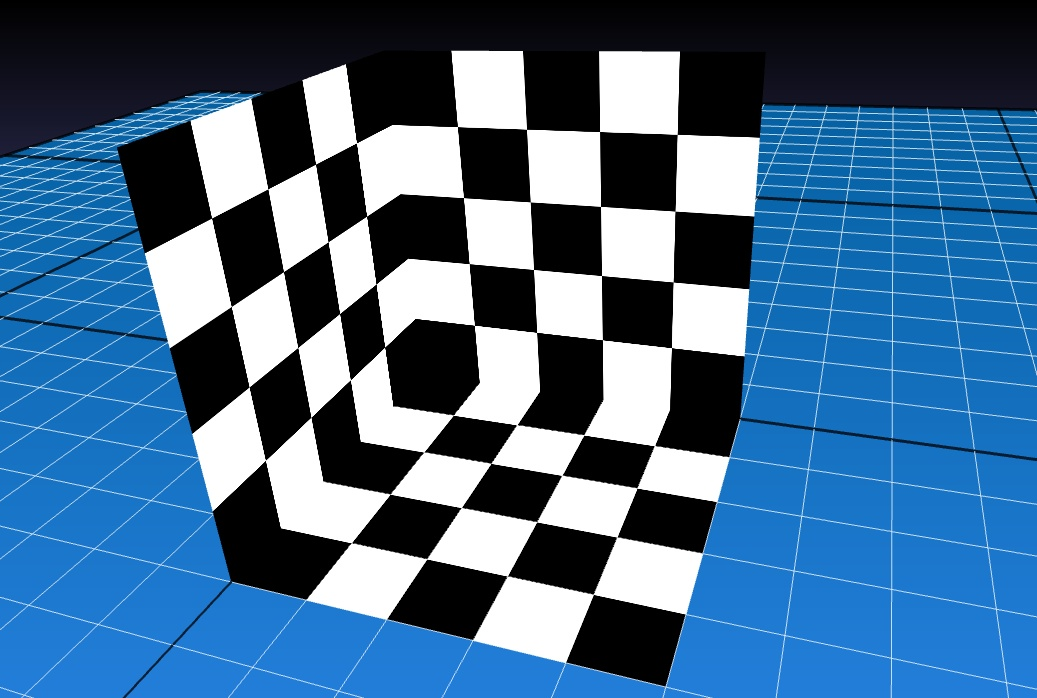
#> input picture HW4/toCalibrated.jpg, 1037 x 698 px, found by its file name
$ jupyter execute DEMO2_HW4-M11015Q03.ipynb
#> lines starting #> are read from the running program, lines starting #| are printed output that depends on the picture; after the words box and inside, x2 and y2 are one past the last pixel; in counts of white or black regions, pixels touching at a corner belong together
**NTUST course: Computer Vision and Applications (CI5336701, 2022 Spring)**

Description:

1. Write a program for determining the camera position from ONE given image and a known
structure. You may need to calculate the intrinsic and extrinsic parameters of the camera. No
lens distortion on this image. (choose your tools, ex. C++/C, openCV, Matlab).
2. In this image, there is one cube with 50 mm in length, width and height. The world coordinate
is on a corner and its x, y and z axes are on the edges as shown in the figure.

3. Please manually select 3 squares (rectangles, or known but non-degenerated shapes), then
determine their homography from them (real-dimension to image domain). Based on Zhang’s
method (or IAC), please calculate the intrinsic parameter of the camera.
4. In this assignment, there is NO need to read this image or detect features in your program. You
can use an image editor tool (ex. photoshop, XnView) for picking out the pixel coordinate
then copy text into your program.
5. Deliverable: There are three types of data you should provide:
1) Source code in C++/C or Matlab (or similar program with simple comment), being able to
print out intrinsic parameter.
2) (Optional) Execution file (.exe), if appliable.
3) One page note for showing the points you select in this image.
Please zip all your files, then upload to moodle2 (https://moodle2.ntust.edu.tw/) by due date.
6. Score evaluation:
1. 100% for determining K correctly.
2. Extra 25% bonus for calculating the camera position (relative to world coordinate).
Hint: Camera Position and Ground Truth (for your reference):

Page 2 of 2

The following data are not used in your homework#4. These are ONLY for verifying your result. Please
do NOT use any of these data in your program.
K matrix
892.613403 0.000000 518.500000
0.000000 892.613403 349.000000
0.000000 0.000000 1.000000
RT matrix
-0.346738 0.936377 -0.054507 -15.420745
0.447104 0.113917 -0.887199 4.205203
-0.824543 -0.331996 -0.458157 142.994766

# Ref Answer:
K matrix
892.613403, 0.000000, 518.500000
0.000000, 892.613403, 349.000000
0.000000, 0.000000, 1.000000

RT matrix
-0.346738 0.936377 -0.054507 -15.420745
0.447104 0.113917 -0.887199 4.205203
-0.824543 -0.331996 -0.458157 142.994766

# 讀取來源圖檔集

[cell 1]
from google.colab.patches import cv2_imshow
import numpy as np
import cv2
from google.colab import drive
drive.mount('/content/drive')
Hw4_Image_Ori_Path = '/content/drive/MyDrive/Course/11002/Computer Vision/HW4/toCalibrated.jpg'
Hw4_Image_Result_Path = "/content/drive/MyDrive/Course/11002/Computer Vision/HW4/M11015Q03.jpg"
Ori_Imgae = cv2.imread(Hw4_Image_Ori_Path)
#> Ori_Imgae is the input picture: shape (698, 1037, 3); mean B, G, R 141, 106.6, 68.4
cv2_imshow(Ori_Imgae)

[cell 2]
Shape_Coner = [[0.,0.],[0.,30.],[30.,30.],[30.,0.]]
Coner_Left = [[213.,219.],[266.,460.],[385.,348.],[357.,145.]]
Coner_Right = [[459.,130.],[476.,326.],[673.,351.],[678.,137.]]
Coner_Bottom = [[455.,419.],[354.,544.],[595.,597.],[656.,448.]]

# [4 lines of commented-out code are left out]

[cell 3]
Coner_Left = [[213,219],[266,460],[385,348],[357,145]]
Coner_Right = [[459,130],[476,326],[673,351],[678,137]]
Coner_Bottom = [[455,419],[354,544],[595,597],[656,448]]

# Center coordinates

# Radius of circle
radius = 2

# Blue color in BGR
color = (0, 0, 255)

# Line thickness of 2 px
thickness = 2

# Using cv2.circle() method
# Draw a circle with blue line borders of thickness of 2 px
#Circle_image = cv2.circle(Ori_Imgae, Coner_Left, radius, color, thickness)
Circle_image = Ori_Imgae
index = 0
for point in Coner_Left:
    Circle_image = cv2.circle(Ori_Imgae, tuple(point), radius, color, thickness)
    cv2.putText(Circle_image, str(index), tuple(point), cv2.FONT_HERSHEY_SIMPLEX,1, color, 1, cv2.LINE_AA)
    index+=1
#> Circle_image: shape (698, 1037, 3); mean B, G, R 141, 106.5, 68.4
#> after the loop, index = 4

for point in Coner_Right:
    Circle_image = cv2.circle(Ori_Imgae, tuple(point), radius, color, thickness)
    cv2.putText(Circle_image, str(index), tuple(point), cv2.FONT_HERSHEY_SIMPLEX,1, color, 1, cv2.LINE_AA)
    index+=1
#> this loop made 4 passes
#> pass 2, `Circle_image = cv2.circle(Ori_Imgae, tuple(point), radius, color, thic..`:
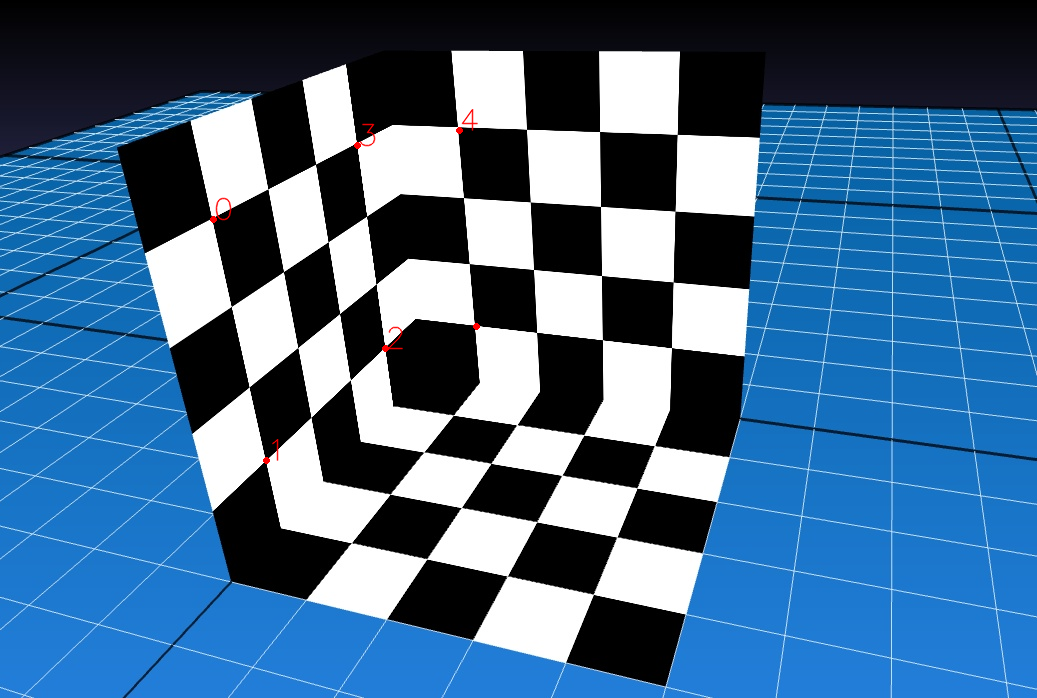
#> Circle_image: shape (698, 1037, 3); mean B, G, R 140.9, 106.5, 68.5
#> after the loop: Circle_image: shape (698, 1037, 3); mean B, G, R 140.9, 106.4, 68.5
#> after the loop, index = 8

for point in Coner_Bottom:
    Circle_image = cv2.circle(Ori_Imgae, tuple(point), radius, color, thickness)
    cv2.putText(Circle_image, str(index), tuple(point), cv2.FONT_HERSHEY_SIMPLEX,1, color, 1, cv2.LINE_AA)
    index+=1
#> this loop made 4 passes
#> pass 3, `Circle_image = cv2.circle(Ori_Imgae, tuple(point), radius, color, thic..`:
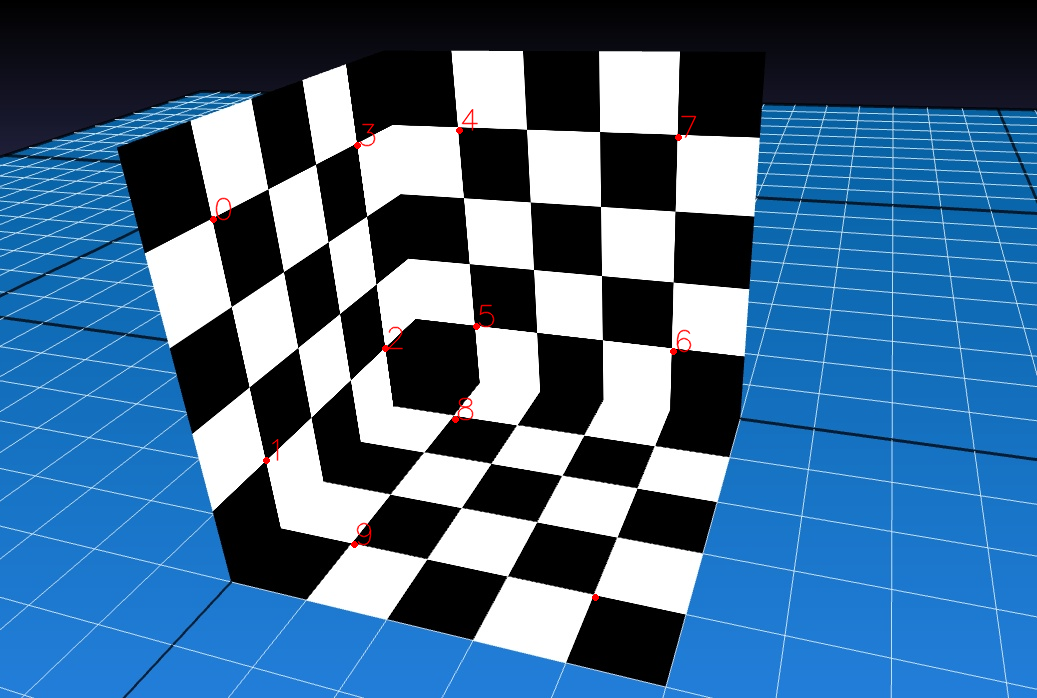
#> Circle_image: shape (698, 1037, 3); mean B, G, R 140.8, 106.4, 68.6
#> after the loop:
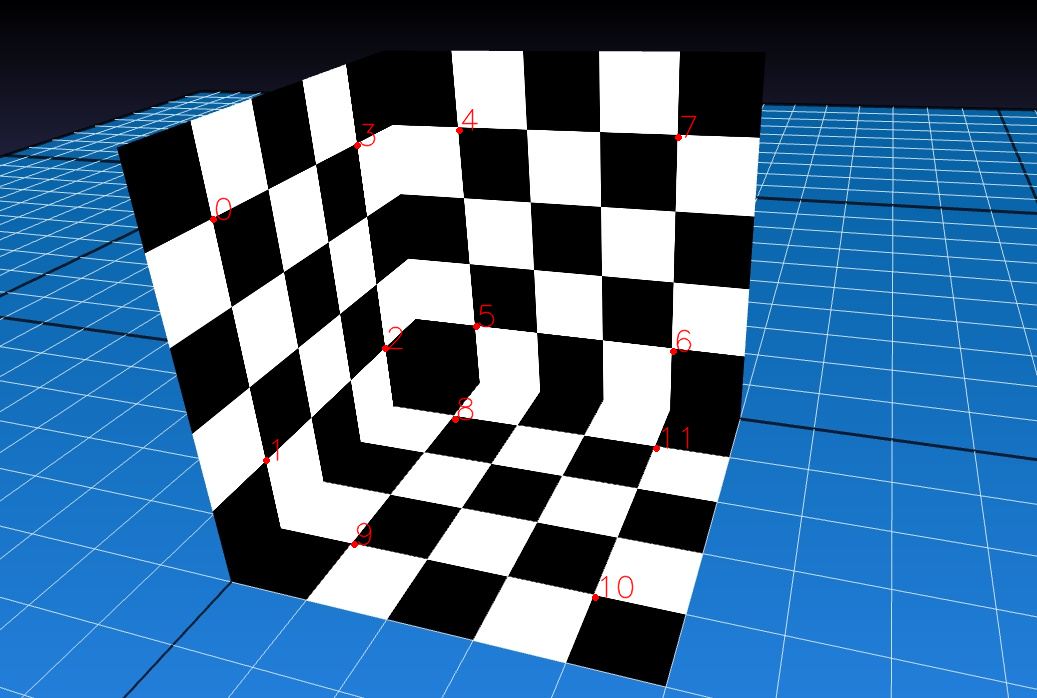
#> Circle_image: shape (698, 1037, 3); 0.06% of pixels changed, all inside (x1, y1, x2, y2) = (601, 427, 689, 599)
#> after the loop, index = 12

# Displaying the image
cv2_imshow(Circle_image)

[cell 4]
def CalCv2Homography(x, xp):
    #透過 OpenCV 計算 Homography 矩陣數值
    #x' = H * X
    HomoMatrix, _ = cv2.findHomography(np.asarray(x), np.asarray(xp))
#> HomoMatrix = [[7.99, 3.07, 213], [-1.17, 10.29, 219], [0.00894, 0.0049, 1]]
    return HomoMatrix

[cell 5]
ha = CalCv2Homography(Shape_Coner,Coner_Left)
#> ha has the same summary as HomoMatrix in CalCv2Homography
hap = ha.T[0:2]
#> hap = [[7.99, -1.17, 0.00894], [3.07, 10.29, 0.0049]]
#hap = ha[0:2]
ha,hap
#> Out = ([[7.99, 3.07, 213], [-1.17, 10.29, 219], [0.00894, 0.0049, 1]], [[7.99, -1.17, 0.00894], [3.07, 10.29, 0.0049]])

[cell 6]
hb = CalCv2Homography(Shape_Coner,Coner_Right)
#> hb = [[5.11, 2.3, 459], [-0.209, 7.72, 130], [-0.00323, 0.00364, 1]]
hbp = hb.T[0:2]
#> hbp = [[5.11, -0.209, -0.00323], [2.3, 7.72, 0.00364]]
#hbp = hb[0:2]
hb,hbp
#> Out = ([[5.11, 2.3, 459], [-0.209, 7.72, 130], [-0.00323, 0.00364, 1]], [[5.11, -0.209, -0.00323], [2.3, 7.72, 0.00364]])

[cell 7]
hc = CalCv2Homography(Shape_Coner,Coner_Bottom)
#> hc = [[4.65, -5.6, 455], [-0.431, 0.727, 419], [-0.00312, -0.00632, 1]]
hcp = hc.T[0:2]
#> hcp = [[4.65, -0.431, -0.00312], [-5.6, 0.727, -0.00632]]
#hcp = hc[0:2]
hc, hcp
#> Out = ([[4.65, -5.6, 455], [-0.431, 0.727, 419], [-0.00312, -0.00632, 1]], [[4.65, -0.431, -0.00312], [-5.6, 0.727, -0.00632]])

[cell 8]
MergeMatirx = np.asarray([
[hap[0][0]*hap[1][0], (hap[0][0]*hap[1][1]+hap[0][1]*hap[1][0]), (hap[0][0]*hap[1][2]+hap[0][2]*hap[1][0]), hap[0][1]*hap[1][1], (hap[0][1]*hap[1][2]+hap[0][2]*hap[1][1]) , hap[0][2]*hap[1][2]],
[(hap[0][0]**2 - hap[1][0]**2), 2*(hap[0][0]*hap[0][1]-hap[1][0]*hap[1][1]), 2*(hap[0][0]*hap[0][2]-hap[1][0]*hap[1][2]), (hap[0][1]**2 - hap[1][1]**2), 2*(hap[0][1]*hap[0][2]-hap[1][1]*hap[1][2]) , (hap[0][2]**2-hap[1][2]**2)],
[hbp[0][0]*hbp[1][0], (hbp[0][0]*hbp[1][1]+hbp[0][1]*hbp[1][0]), (hbp[0][0]*hbp[1][2]+hbp[0][2]*hbp[1][0]), hbp[0][1]*hbp[1][1], (hbp[0][1]*hbp[1][2]+hbp[0][2]*hbp[1][1]) , hbp[0][2]*hbp[1][2]],
[(hbp[0][0]**2 - hbp[1][0]**2), 2*(hbp[0][0]*hbp[0][1]-hbp[1][0]*hbp[1][1]), 2*(hbp[0][0]*hbp[0][2]-hbp[1][0]*hbp[1][2]), (hbp[0][1]**2 - hbp[1][1]**2), 2*(hbp[0][1]*hbp[0][2]-hbp[1][1]*hbp[1][2]) , (hbp[0][2]**2-hbp[1][2]**2)],
[hcp[0][0]*hcp[1][0], (hcp[0][0]*hcp[1][1]+hcp[0][1]*hcp[1][0]), (hcp[0][0]*hcp[1][2]+hcp[0][2]*hcp[1][0]), hcp[0][1]*hcp[1][1], (hcp[0][1]*hcp[1][2]+hcp[0][2]*hcp[1][1]) , hcp[0][2]*hcp[1][2]],
[(hcp[0][0]**2 - hcp[1][0]**2), 2*(hcp[0][0]*hcp[0][1]-hcp[1][0]*hcp[1][1]), 2*(hcp[0][0]*hcp[0][2]-hcp[1][0]*hcp[1][2]), (hcp[0][1]**2 - hcp[1][1]**2), 2*(hcp[0][1]*hcp[0][2]-hcp[1][1]*hcp[1][2]) , (hcp[0][2]**2-hcp[1][2]**2)],
])
#> MergeMatirx = [[24.53, 78.62, 0.0666, -12.04, 0.0863, 4.38e-05], [54.46, -81.86, 0.113, -104.4, -0.122, 5.6e-05], [11.75, 38.97, 0.0112, -1.61, -0.0257, -1.18e-05], [20.83, -37.64, -0.0497, -59.56, -0.0549, -2.83e-06], [-26.08, 5.8, -0.0119, -0.314, 0.000457, 1.97e-05], [-9.76, 4.14, -0.0999, -0.343, 0.0119, -3.02e-05]]

[cell 9]
MergeMatirx
#> Out has the same summary as MergeMatirx

[cell 10]
u,s,v = np.linalg.svd(MergeMatirx)
#> u = [[0.219, 0.874, -0.0903, 0.116, -0.408, 0.011], [-0.86, 0.206, 0.073, 0.299, 0.0572, 0.346], [0.127, 0.407, 0.0361, -0.136, 0.893, 0.037], [-0.435, 0.134, -0.346, -0.543, -0.0421, -0.614], [0.0707, -0.102, -0.865, 0.465, 0.143, -0.00633], [0.0334, -0.0204, -0.343, -0.606, -0.103, 0.709]]; s = [165.4, 85.71, 25.87, 0.122, 0.064, 4.1e-07]; v = [[-0.31, 0.662, -0.000385, 0.682, 0.000874, -2.32e-07], [0.503, 0.723, 0.000964, -0.474, 0.000376, 5.05e-07], [0.807, -0.196, 0.00249, 0.557, -0.00012, -2.32e-07], [-0.00262, 4.75e-05, 1, -0.000668, -0.000413, 0.00043], [-0.000177, 0.000874, -0.000413, 0.000352, -1, -0.000299], [-9.33e-07, 1.56e-08, 0.00043, -9.19e-07, 0.000299, -1]]
v = v.T
#> v = [[-0.31, 0.503, 0.807, -0.00262, -0.000177, -9.33e-07], [0.662, 0.723, -0.196, 4.75e-05, 0.000874, 1.56e-08], [-0.000385, 0.000964, 0.00249, 1, -0.000413, 0.00043], [0.682, -0.474, 0.557, -0.000668, 0.000352, -9.19e-07], [0.000874, 0.000376, -0.00012, -0.000413, -1, 0.000299], [-2.32e-07, 5.05e-07, -2.32e-07, 0.00043, -0.000299, -1]]
#v = np.around(v, decimals=4)
v = np.around(v, decimals=6)
#> v = [[-0.31, 0.503, 0.807, -0.00262, -0.000177, -1e-06], [0.662, 0.723, -0.196, 4.7e-05, 0.000874, 0], [-0.000385, 0.000964, 0.00249, 1, -0.000413, 0.00043], [0.682, -0.474, 0.557, -0.000668, 0.000352, -1e-06], [0.000874, 0.000376, -0.00012, -0.000413, -1, 0.000299], [0, 1e-06, 0, 0.00043, -0.000299, -1]]
w = np.asarray([
[v[0][5],v[1][5],v[2][5]],
[v[1][5],v[3][5],v[4][5]],
[v[2][5],v[4][5],v[5][5]],
])
#> w = [[-1e-06, 0, 0.00043], [0, -1e-06, 0.000299], [0.00043, 0.000299, -1]]
v, w

[cell 11]
inw = np.linalg.inv(w)*(10**6)
#> inw = [[-1.25e+12, -1.77e+11, -592532165.5], [-1.77e+11, -1.12e+12, -412016552.3], [-592532165.5, -412016552.3, -1377981.8]]
normalizeByValue = inw[2][2]
#> normalizeByValue = -1377981.8
Old = inw
#> Old has the same summary as inw
inw = (inw / normalizeByValue)
#> inw = [[910599, 128570, 430], [128570, 815100, 299], [430, 299, 1]]
w, Old, inw, normalizeByValue

[cell 12]
import math

c = inw[0][2]
#> c = 430
e = inw[1][2]
#> e = 299
d = math.sqrt(abs(inw[1][1] - e**2))
#> d = 851.9
b = (inw[0][1] - c*e)/d
#> b = -1.71e-14
a = math.sqrt(abs(inw[0][0]-b**2-c**2))
#> a = 851.9
c, e, d, b, a, inw[2][2]

K = [
[a,b,c],
[0,d,e],
[0,0,inw[2][2]]
]
#> K = [[851.9, -1.71e-14, 430], [0, 851.9, 299], [0, 0, 1]]
K
#> Out has the same summary as K

[cell 13]
#K = np.asarray(K)
K
#> Out has the same summary as K
